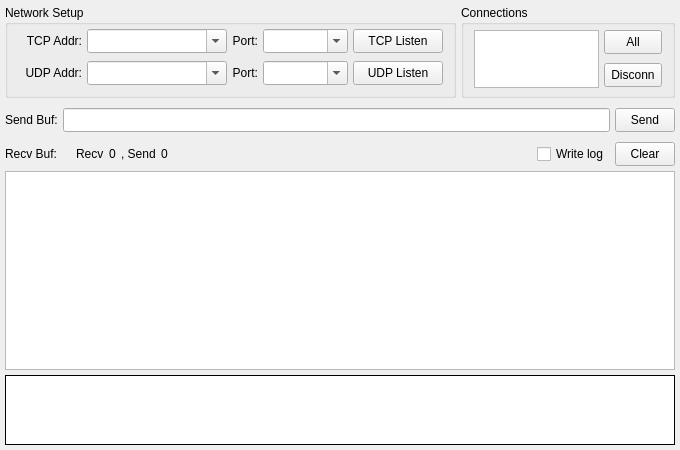
<?xml version="1.0" encoding="UTF-8"?>
<ui version="4.0">
 <class>ServerWidget</class>
 <widget class="QWidget" name="ServerWidget">
  <property name="geometry">
   <rect>
    <x>0</x>
    <y>0</y>
    <width>680</width>
    <height>450</height>
   </rect>
  </property>
  <property name="minimumSize">
   <size>
    <width>0</width>
    <height>0</height>
   </size>
  </property>
  <property name="windowTitle">
   <string>Server</string>
  </property>
  <property name="locale">
   <locale language="C" country="AnyCountry"/>
  </property>
  <layout class="QVBoxLayout" name="lay1">
   <property name="spacing">
    <number>5</number>
   </property>
   <property name="margin">
    <number>5</number>
   </property>
   <item>
    <layout class="QHBoxLayout" name="lay2">
     <item>
      <widget class="QGroupBox" name="box1">
       <property name="sizePolicy">
        <sizepolicy hsizetype="Fixed" vsizetype="Fixed">
         <horstretch>0</horstretch>
         <verstretch>0</verstretch>
        </sizepolicy>
       </property>
       <property name="minimumSize">
        <size>
         <width>0</width>
         <height>93</height>
        </size>
       </property>
       <property name="maximumSize">
        <size>
         <width>16777215</width>
         <height>93</height>
        </size>
       </property>
       <property name="title">
        <string>Network Setup</string>
       </property>
       <layout class="QVBoxLayout" name="lay5">
        <property name="spacing">
         <number>5</number>
        </property>
        <property name="leftMargin">
         <number>4</number>
        </property>
        <property name="topMargin">
         <number>0</number>
        </property>
        <property name="rightMargin">
         <number>10</number>
        </property>
        <property name="bottomMargin">
         <number>5</number>
        </property>
        <item>
         <layout class="QGridLayout" name="lay6">
          <property name="sizeConstraint">
           <enum>QLayout::SetFixedSize</enum>
          </property>
          <property name="horizontalSpacing">
           <number>5</number>
          </property>
          <property name="verticalSpacing">
           <number>8</number>
          </property>
          <property name="bottomMargin">
           <number>0</number>
          </property>
          <item row="0" column="2">
           <widget class="QLabel" name="lab2">
            <property name="sizePolicy">
             <sizepolicy hsizetype="Preferred" vsizetype="Preferred">
              <horstretch>0</horstretch>
              <verstretch>0</verstretch>
             </sizepolicy>
            </property>
            <property name="text">
             <string>Port:</string>
            </property>
            <property name="alignment">
             <set>Qt::AlignRight|Qt::AlignTrailing|Qt::AlignVCenter</set>
            </property>
           </widget>
          </item>
          <item row="0" column="0">
           <widget class="QLabel" name="lab1">
            <property name="sizePolicy">
             <sizepolicy hsizetype="Preferred" vsizetype="Preferred">
              <horstretch>0</horstretch>
              <verstretch>0</verstretch>
             </sizepolicy>
            </property>
            <property name="minimumSize">
             <size>
              <width>70</width>
              <height>0</height>
             </size>
            </property>
            <property name="contextMenuPolicy">
             <enum>Qt::NoContextMenu</enum>
            </property>
            <property name="text">
             <string>TCP Addr:</string>
            </property>
            <property name="textFormat">
             <enum>Qt::PlainText</enum>
            </property>
            <property name="scaledContents">
             <bool>false</bool>
            </property>
            <property name="alignment">
             <set>Qt::AlignRight|Qt::AlignTrailing|Qt::AlignVCenter</set>
            </property>
           </widget>
          </item>
          <item row="0" column="1">
           <widget class="QComboBox" name="cmbTcpAddr">
            <property name="sizePolicy">
             <sizepolicy hsizetype="Fixed" vsizetype="Fixed">
              <horstretch>0</horstretch>
              <verstretch>0</verstretch>
             </sizepolicy>
            </property>
            <property name="minimumSize">
             <size>
              <width>140</width>
              <height>24</height>
             </size>
            </property>
            <property name="maximumSize">
             <size>
              <width>140</width>
              <height>24</height>
             </size>
            </property>
            <property name="editable">
             <bool>true</bool>
            </property>
            <property name="insertPolicy">
             <enum>QComboBox::NoInsert</enum>
            </property>
           </widget>
          </item>
          <item row="0" column="3">
           <widget class="QComboBox" name="cmbTcpPort">
            <property name="sizePolicy">
             <sizepolicy hsizetype="Fixed" vsizetype="Fixed">
              <horstretch>0</horstretch>
              <verstretch>0</verstretch>
             </sizepolicy>
            </property>
            <property name="minimumSize">
             <size>
              <width>85</width>
              <height>24</height>
             </size>
            </property>
            <property name="maximumSize">
             <size>
              <width>85</width>
              <height>24</height>
             </size>
            </property>
            <property name="editable">
             <bool>true</bool>
            </property>
            <property name="insertPolicy">
             <enum>QComboBox::InsertAtTop</enum>
            </property>
           </widget>
          </item>
          <item row="1" column="0">
           <widget class="QLabel" name="lab3">
            <property name="sizePolicy">
             <sizepolicy hsizetype="Preferred" vsizetype="Preferred">
              <horstretch>0</horstretch>
              <verstretch>0</verstretch>
             </sizepolicy>
            </property>
            <property name="minimumSize">
             <size>
              <width>70</width>
              <height>0</height>
             </size>
            </property>
            <property name="contextMenuPolicy">
             <enum>Qt::NoContextMenu</enum>
            </property>
            <property name="text">
             <string>UDP Addr:</string>
            </property>
            <property name="textFormat">
             <enum>Qt::PlainText</enum>
            </property>
            <property name="scaledContents">
             <bool>false</bool>
            </property>
            <property name="alignment">
             <set>Qt::AlignRight|Qt::AlignTrailing|Qt::AlignVCenter</set>
            </property>
           </widget>
          </item>
          <item row="1" column="1">
           <widget class="QComboBox" name="cmbUdpAddr">
            <property name="sizePolicy">
             <sizepolicy hsizetype="Fixed" vsizetype="Fixed">
              <horstretch>0</horstretch>
              <verstretch>0</verstretch>
             </sizepolicy>
            </property>
            <property name="minimumSize">
             <size>
              <width>140</width>
              <height>24</height>
             </size>
            </property>
            <property name="maximumSize">
             <size>
              <width>140</width>
              <height>24</height>
             </size>
            </property>
            <property name="editable">
             <bool>true</bool>
            </property>
            <property name="insertPolicy">
             <enum>QComboBox::NoInsert</enum>
            </property>
           </widget>
          </item>
          <item row="1" column="2">
           <widget class="QLabel" name="lab4">
            <property name="sizePolicy">
             <sizepolicy hsizetype="Preferred" vsizetype="Preferred">
              <horstretch>0</horstretch>
              <verstretch>0</verstretch>
             </sizepolicy>
            </property>
            <property name="text">
             <string>Port:</string>
            </property>
            <property name="alignment">
             <set>Qt::AlignRight|Qt::AlignTrailing|Qt::AlignVCenter</set>
            </property>
           </widget>
          </item>
          <item row="1" column="3">
           <widget class="QComboBox" name="cmbUdpPort">
            <property name="sizePolicy">
             <sizepolicy hsizetype="Fixed" vsizetype="Fixed">
              <horstretch>0</horstretch>
              <verstretch>0</verstretch>
             </sizepolicy>
            </property>
            <property name="minimumSize">
             <size>
              <width>85</width>
              <height>24</height>
             </size>
            </property>
            <property name="maximumSize">
             <size>
              <width>85</width>
              <height>24</height>
             </size>
            </property>
            <property name="editable">
             <bool>true</bool>
            </property>
            <property name="insertPolicy">
             <enum>QComboBox::InsertAtTop</enum>
            </property>
           </widget>
          </item>
          <item row="1" column="4">
           <widget class="QToolButton" name="btnUdp">
            <property name="sizePolicy">
             <sizepolicy hsizetype="Fixed" vsizetype="Fixed">
              <horstretch>0</horstretch>
              <verstretch>0</verstretch>
             </sizepolicy>
            </property>
            <property name="minimumSize">
             <size>
              <width>90</width>
              <height>24</height>
             </size>
            </property>
            <property name="maximumSize">
             <size>
              <width>90</width>
              <height>24</height>
             </size>
            </property>
            <property name="statusTip">
             <string/>
            </property>
            <property name="text">
             <string>UDP Listen</string>
            </property>
            <property name="checkable">
             <bool>true</bool>
            </property>
           </widget>
          </item>
          <item row="0" column="4">
           <widget class="QToolButton" name="btnTcp">
            <property name="minimumSize">
             <size>
              <width>90</width>
              <height>24</height>
             </size>
            </property>
            <property name="maximumSize">
             <size>
              <width>90</width>
              <height>24</height>
             </size>
            </property>
            <property name="text">
             <string>TCP Listen</string>
            </property>
            <property name="checkable">
             <bool>true</bool>
            </property>
           </widget>
          </item>
         </layout>
        </item>
       </layout>
      </widget>
     </item>
     <item>
      <widget class="QGroupBox" name="box2">
       <property name="sizePolicy">
        <sizepolicy hsizetype="Expanding" vsizetype="Fixed">
         <horstretch>0</horstretch>
         <verstretch>0</verstretch>
        </sizepolicy>
       </property>
       <property name="minimumSize">
        <size>
         <width>0</width>
         <height>93</height>
        </size>
       </property>
       <property name="maximumSize">
        <size>
         <width>16777215</width>
         <height>93</height>
        </size>
       </property>
       <property name="title">
        <string>Connections</string>
       </property>
       <layout class="QHBoxLayout" name="lay8">
        <property name="spacing">
         <number>5</number>
        </property>
        <property name="leftMargin">
         <number>10</number>
        </property>
        <property name="topMargin">
         <number>5</number>
        </property>
        <property name="rightMargin">
         <number>10</number>
        </property>
        <property name="bottomMargin">
         <number>10</number>
        </property>
        <item>
         <widget class="QListWidget" name="lstConn">
          <property name="sizePolicy">
           <sizepolicy hsizetype="Expanding" vsizetype="Fixed">
            <horstretch>0</horstretch>
            <verstretch>0</verstretch>
           </sizepolicy>
          </property>
          <property name="minimumSize">
           <size>
            <width>0</width>
            <height>58</height>
           </size>
          </property>
          <property name="maximumSize">
           <size>
            <width>16777215</width>
            <height>58</height>
           </size>
          </property>
          <property name="verticalScrollBarPolicy">
           <enum>Qt::ScrollBarAlwaysOff</enum>
          </property>
          <property name="horizontalScrollBarPolicy">
           <enum>Qt::ScrollBarAlwaysOff</enum>
          </property>
          <property name="editTriggers">
           <set>QAbstractItemView::NoEditTriggers</set>
          </property>
          <property name="showDropIndicator" stdset="0">
           <bool>false</bool>
          </property>
          <property name="selectionMode">
           <enum>QAbstractItemView::MultiSelection</enum>
          </property>
          <property name="selectionBehavior">
           <enum>QAbstractItemView::SelectRows</enum>
          </property>
          <property name="selectionRectVisible">
           <bool>false</bool>
          </property>
         </widget>
        </item>
        <item>
         <layout class="QVBoxLayout" name="lay9">
          <property name="spacing">
           <number>10</number>
          </property>
          <property name="topMargin">
           <number>0</number>
          </property>
          <item>
           <widget class="QToolButton" name="btnConnAll">
            <property name="sizePolicy">
             <sizepolicy hsizetype="Preferred" vsizetype="Fixed">
              <horstretch>0</horstretch>
              <verstretch>0</verstretch>
             </sizepolicy>
            </property>
            <property name="minimumSize">
             <size>
              <width>0</width>
              <height>24</height>
             </size>
            </property>
            <property name="maximumSize">
             <size>
              <width>16777215</width>
              <height>24</height>
             </size>
            </property>
            <property name="text">
             <string>All</string>
            </property>
           </widget>
          </item>
          <item>
           <widget class="QToolButton" name="btnConnDel">
            <property name="sizePolicy">
             <sizepolicy hsizetype="Preferred" vsizetype="Fixed">
              <horstretch>0</horstretch>
              <verstretch>0</verstretch>
             </sizepolicy>
            </property>
            <property name="minimumSize">
             <size>
              <width>0</width>
              <height>24</height>
             </size>
            </property>
            <property name="maximumSize">
             <size>
              <width>16777215</width>
              <height>24</height>
             </size>
            </property>
            <property name="text">
             <string>Disconn</string>
            </property>
           </widget>
          </item>
         </layout>
        </item>
       </layout>
      </widget>
     </item>
    </layout>
   </item>
   <item>
    <layout class="QGridLayout" name="lay3">
     <property name="topMargin">
      <number>5</number>
     </property>
     <property name="spacing">
      <number>5</number>
     </property>
     <item row="0" column="0">
      <widget class="QLabel" name="lab5">
       <property name="text">
        <string>Send Buf:</string>
       </property>
      </widget>
     </item>
     <item row="0" column="2">
      <widget class="QToolButton" name="btnSend1">
       <property name="minimumSize">
        <size>
         <width>60</width>
         <height>24</height>
        </size>
       </property>
       <property name="maximumSize">
        <size>
         <width>60</width>
         <height>24</height>
        </size>
       </property>
       <property name="text">
        <string>Send</string>
       </property>
       <property name="checkable">
        <bool>false</bool>
       </property>
      </widget>
     </item>
     <item row="0" column="1">
      <widget class="QLineEdit" name="edtBuf1">
       <property name="minimumSize">
        <size>
         <width>0</width>
         <height>24</height>
        </size>
       </property>
       <property name="maximumSize">
        <size>
         <width>16777215</width>
         <height>24</height>
        </size>
       </property>
      </widget>
     </item>
    </layout>
   </item>
   <item>
    <layout class="QHBoxLayout" name="lay4">
     <property name="spacing">
      <number>5</number>
     </property>
     <property name="leftMargin">
      <number>0</number>
     </property>
     <property name="topMargin">
      <number>5</number>
     </property>
     <property name="rightMargin">
      <number>0</number>
     </property>
     <property name="bottomMargin">
      <number>0</number>
     </property>
     <item>
      <widget class="QLabel" name="lab8">
       <property name="sizePolicy">
        <sizepolicy hsizetype="Fixed" vsizetype="Preferred">
         <horstretch>0</horstretch>
         <verstretch>0</verstretch>
        </sizepolicy>
       </property>
       <property name="text">
        <string>Recv Buf:    </string>
       </property>
      </widget>
     </item>
     <item>
      <widget class="QLabel" name="lab9">
       <property name="text">
        <string>Recv</string>
       </property>
      </widget>
     </item>
     <item>
      <widget class="QLabel" name="labRecv">
       <property name="sizePolicy">
        <sizepolicy hsizetype="Preferred" vsizetype="Preferred">
         <horstretch>0</horstretch>
         <verstretch>0</verstretch>
        </sizepolicy>
       </property>
       <property name="toolTip">
        <string notr="true"/>
       </property>
       <property name="text">
        <string notr="true">0</string>
       </property>
      </widget>
     </item>
     <item>
      <widget class="QLabel" name="lab10">
       <property name="text">
        <string>, Send</string>
       </property>
      </widget>
     </item>
     <item>
      <widget class="QLabel" name="labSend">
       <property name="toolTip">
        <string notr="true"/>
       </property>
       <property name="text">
        <string notr="true">0</string>
       </property>
      </widget>
     </item>
     <item>
      <spacer name="spc">
       <property name="orientation">
        <enum>Qt::Horizontal</enum>
       </property>
       <property name="sizeHint" stdset="0">
        <size>
         <width>0</width>
         <height>0</height>
        </size>
       </property>
      </spacer>
     </item>
     <item>
      <widget class="QCheckBox" name="chkLog">
       <property name="text">
        <string>Write log</string>
       </property>
      </widget>
     </item>
     <item>
      <widget class="QToolButton" name="btnClear">
       <property name="minimumSize">
        <size>
         <width>60</width>
         <height>24</height>
        </size>
       </property>
       <property name="maximumSize">
        <size>
         <width>60</width>
         <height>24</height>
        </size>
       </property>
       <property name="text">
        <string>Clear</string>
       </property>
      </widget>
     </item>
    </layout>
   </item>
   <item>
    <widget class="QTreeWidget" name="treeOutput">
     <property name="sizePolicy">
      <sizepolicy hsizetype="Expanding" vsizetype="Preferred">
       <horstretch>0</horstretch>
       <verstretch>0</verstretch>
      </sizepolicy>
     </property>
     <property name="horizontalScrollBarPolicy">
      <enum>Qt::ScrollBarAlwaysOff</enum>
     </property>
     <property name="editTriggers">
      <set>QAbstractItemView::NoEditTriggers</set>
     </property>
     <property name="showDropIndicator" stdset="0">
      <bool>false</bool>
     </property>
     <property name="alternatingRowColors">
      <bool>false</bool>
     </property>
     <property name="selectionMode">
      <enum>QAbstractItemView::SingleSelection</enum>
     </property>
     <property name="selectionBehavior">
      <enum>QAbstractItemView::SelectRows</enum>
     </property>
     <property name="wordWrap">
      <bool>true</bool>
     </property>
     <attribute name="headerVisible">
      <bool>false</bool>
     </attribute>
     <attribute name="headerStretchLastSection">
      <bool>true</bool>
     </attribute>
     <column>
      <property name="text">
       <string notr="true">1</string>
      </property>
     </column>
    </widget>
   </item>
   <item>
    <widget class="QPlainTextEdit" name="txtOutput">
     <property name="sizePolicy">
      <sizepolicy hsizetype="Expanding" vsizetype="Fixed">
       <horstretch>0</horstretch>
       <verstretch>0</verstretch>
      </sizepolicy>
     </property>
     <property name="minimumSize">
      <size>
       <width>0</width>
       <height>70</height>
      </size>
     </property>
     <property name="maximumSize">
      <size>
       <width>16777215</width>
       <height>70</height>
      </size>
     </property>
     <property name="acceptDrops">
      <bool>false</bool>
     </property>
     <property name="frameShape">
      <enum>QFrame::Box</enum>
     </property>
     <property name="frameShadow">
      <enum>QFrame::Plain</enum>
     </property>
     <property name="horizontalScrollBarPolicy">
      <enum>Qt::ScrollBarAlwaysOff</enum>
     </property>
     <property name="tabChangesFocus">
      <bool>true</bool>
     </property>
     <property name="undoRedoEnabled">
      <bool>false</bool>
     </property>
     <property name="readOnly">
      <bool>true</bool>
     </property>
     <property name="textInteractionFlags">
      <set>Qt::TextSelectableByKeyboard|Qt::TextSelectableByMouse</set>
     </property>
    </widget>
   </item>
  </layout>
 </widget>
 <tabstops>
  <tabstop>cmbTcpAddr</tabstop>
  <tabstop>cmbTcpPort</tabstop>
  <tabstop>btnTcp</tabstop>
  <tabstop>cmbUdpAddr</tabstop>
  <tabstop>cmbUdpPort</tabstop>
  <tabstop>btnUdp</tabstop>
  <tabstop>lstConn</tabstop>
  <tabstop>btnConnAll</tabstop>
  <tabstop>btnConnDel</tabstop>
  <tabstop>edtBuf1</tabstop>
  <tabstop>btnSend1</tabstop>
  <tabstop>chkLog</tabstop>
  <tabstop>btnClear</tabstop>
  <tabstop>treeOutput</tabstop>
 </tabstops>
 <resources/>
 <connections/>
</ui>
